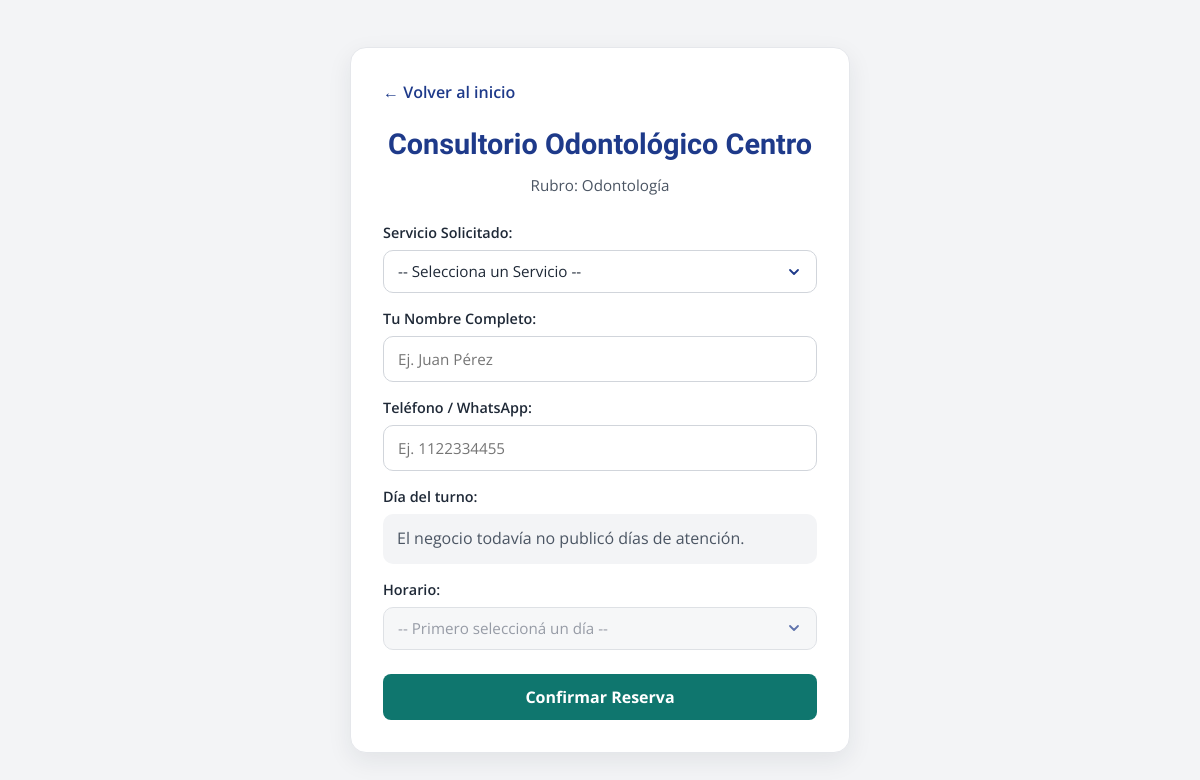
The page /reserva.php?link=consultorio-centro on the database its author committed.
### tables this page shows
CREATE TABLE IF NOT EXISTS `negocios` (
  `id_negocio` int(11) NOT NULL AUTO_INCREMENT,
  `nombre_completo` varchar(150) NOT NULL,
  `dni` varchar(20) NOT NULL,
  `email` varchar(100) NOT NULL,
  `password_hash` varchar(255) NOT NULL,
  `rubro` varchar(80) NOT NULL,
  `link_unico` varchar(100) NOT NULL,
  `estado_cuenta` enum('activa','suspendida') DEFAULT 'activa',
  `fecha_registro` datetime DEFAULT CURRENT_TIMESTAMP,
  PRIMARY KEY (`id_negocio`),
  UNIQUE KEY `email` (`email`),
  UNIQUE KEY `link_unico` (`link_unico`),
  KEY `idx_link_unico` (`link_unico`),
  KEY `idx_estado_cuenta` (`estado_cuenta`)
);

### reserva.php (the view, shortened to what this page needs)
<?php
require_once 'conexion.php';
$link_unico = isset($_GET['link']) ? $_GET['link'] : '';
$stmtNegocio = $pdo->prepare("SELECT * FROM negocios WHERE link_unico = :link AND estado_cuenta = 'activa'");
$stmtNegocio->execute(array('link' => $link_unico));
$negocio = $stmtNegocio->fetch();
$stmtDias = $pdo->prepare("SELECT DISTINCT dia_semana FROM horarios_trabajo WHERE id_negocio = :id_negocio");
$stmtDias->execute(array('id_negocio' => $negocio['id_negocio']));
$diasAbiertos = array_map('intval', $stmtDias->fetchAll(PDO::FETCH_COLUMN));
?>
<!DOCTYPE html>
<html lang="es">
<head>
    <link rel="stylesheet" href="assets/css/styles.css?v=1.8">
</head>
<body class="reserva-body">
    <div class="reserva-card">
        <a href="index.php" style="display: inline-block; margin-bottom: 15px; color: #1E3A8A; font-weight: 600; text-decoration: none;">← Volver al inicio</a>
        <h1><?php echo htmlspecialchars($negocio['nombre_completo']); ?></h1>
        <p class="reserva-subtitle">Rubro: <?php echo htmlspecialchars($negocio['rubro']); ?></p>
        <form method="POST">
            <div class="form-group">
                <label for="id_servicio">Servicio Solicitado:</label>
                <select name="id_servicio" id="id_servicio" required>
                    <option value="">-- Selecciona un Servicio --</option>
                </select>
            </div>
            <div class="form-group">
                <label for="nombre_cliente_final">Tu Nombre Completo:</label>
                <input type="text" name="nombre_cliente_final" id="nombre_cliente_final" required placeholder="Ej. Juan Pérez">
            </div>
            <div class="form-group">
                <label for="telefono_cliente_final">Teléfono / WhatsApp:</label>
                <input type="text" name="telefono_cliente_final" id="telefono_cliente_final" required placeholder="Ej. 1122334455">
            </div>
            <div class="form-group">
                <label for="fecha">Día del turno:</label>
                <?php if (empty($diasAbiertos)): ?>
                    <p class="calendario-vacio">El negocio todavía no publicó días de atención.</p>
                <?php else: ?>
                    <div id="calendario" class="calendario" data-dias="<?php echo htmlspecialchars(implode(',', $diasAbiertos)); ?>"></div>
                    <input type="hidden" name="fecha" id="fecha" value="" required>
                <?php endif; ?>
            </div>
            <div class="form-group">
                <label for="hora">Horario:</label>
                <select name="hora" id="hora" required disabled>
                    <option value="">-- Primero seleccioná un día --</option>
                </select>
            </div>
            <button type="submit" class="btn-submit-reserva">Confirmar Reserva</button>
        </form>
    </div>
</body>
</html>

### assets/css/styles.css (style rules this page uses)
:root { --color-bg: #F3F4F6; --color-primary: #1E3A8A; --color-accent: #0F766E; --color-accent-hover: #0C5F59; --color-text: #1F2937; --color-text-soft: #4B5563; --color-card: #FFFFFF; --font-title: "PT Sans", sans-serif; --font-body: "Open Sans", sans-serif; --container: 1200px; --nav-height: 80px; }
* { margin: 0; padding: 0; box-sizing: border-box; }
html { scroll-behavior: smooth; }
body { background: var(--color-bg); color: var(--color-text); font-family: var(--font-body); line-height: 1.6; }
h1, h2, h3, .hero-title { font-family: var(--font-title); }
.form-group { margin-bottom: 14px; }
.form-group label { display: block; margin-bottom: 6px; font-weight: 600; font-size: 0.9rem; }
.form-group input, .form-group textarea, .form-group select { width: 100%; padding: 12px 14px; border: 1px solid #D1D5DB; border-radius: 10px; font-family: var(--font-body); font-size: 0.95rem; color: var(--color-text); background: #FFFFFF; }
.reserva-card .form-group select { appearance: none; padding-right: 42px; background-color: #FFFFFF; background-repeat: no-repeat; background-position: right 14px center; cursor: pointer; }
.reserva-card .form-group select:disabled { background-color: #F3F4F6; color: #6B7280; cursor: not-allowed; }
.calendario-vacio { color: var(--color-text-soft); background: #F3F4F6; border-radius: 10px; padding: 12px 14px; }
.reserva-body { background-color: var(--color-bg); min-height: 100vh; display: flex; align-items: center; justify-content: center; padding: 20px; }
.reserva-card { width: 100%; max-width: 500px; background: #FFFFFF; padding: 32px; border-radius: 16px; box-shadow: 0 8px 24px rgba(31, 41, 55, 0.08); border: 1px solid #E5E7EB; }
.reserva-card h1 { color: var(--color-primary); text-align: center; font-size: 1.8rem; margin-bottom: 6px; }
.reserva-subtitle { text-align: center; color: var(--color-text-soft); font-size: 0.95rem; margin-bottom: 24px; }
.btn-submit-reserva { width: 100%; background-color: var(--color-accent) !important; color: #FFFFFF !important; padding: 12px 20px; border: none; border-radius: 8px; font-family: var(--font-body); font-size: 1rem; font-weight: 700; cursor: pointer; margin-top: 10px; transition: background-color 0.2s ease, transform 0.1s ease; }

### rows shown on the page
negocios: nombre_completo "Consultorio Odontológico Centro", rubro "Odontología"
